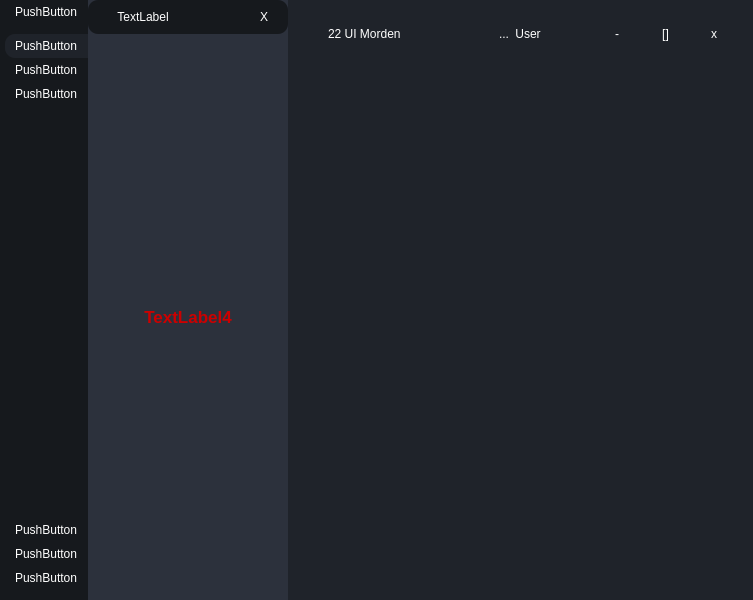
<?xml version="1.0" encoding="UTF-8"?>
<ui version="4.0">
 <class>MainWindow</class>
 <widget class="QMainWindow" name="MainWindow">
  <property name="geometry">
   <rect>
    <x>0</x>
    <y>0</y>
    <width>753</width>
    <height>600</height>
   </rect>
  </property>
  <property name="windowTitle">
   <string>MainWindow</string>
  </property>
  <widget class="QWidget" name="centralwidget">
   <property name="styleSheet">
    <string notr="true">* {
border: none;
background-color: transparent;
background: transparent;
padding: 0;
margin: 0;
color: #fff;
}

#centralwidget {
background-color: #1f232a;

}
#widget_3 {
background-color: #16191d;
}
#widget_3 QPushButton {
	text-align: left;
padding: 5px 10px;
border-top-left-radius: 10px;
border-bottom-left-radius: 10px;
}
#widget_4 {
background-color: #2c313c;
}
#frame_4 {
background-color: #16191d;
padding: 5px 10px;
border-radius: 10px;
}
</string>
   </property>
   <layout class="QHBoxLayout" name="horizontalLayout">
    <property name="spacing">
     <number>0</number>
    </property>
    <property name="leftMargin">
     <number>0</number>
    </property>
    <property name="topMargin">
     <number>0</number>
    </property>
    <property name="rightMargin">
     <number>0</number>
    </property>
    <property name="bottomMargin">
     <number>0</number>
    </property>
    <item alignment="Qt::AlignLeft">
     <widget class="QWidget" name="widget" native="true">
      <layout class="QVBoxLayout" name="verticalLayout">
       <property name="spacing">
        <number>0</number>
       </property>
       <property name="leftMargin">
        <number>0</number>
       </property>
       <property name="topMargin">
        <number>0</number>
       </property>
       <property name="rightMargin">
        <number>0</number>
       </property>
       <property name="bottomMargin">
        <number>0</number>
       </property>
       <item alignment="Qt::AlignLeft">
        <widget class="QWidget" name="widget_3" native="true">
         <layout class="QVBoxLayout" name="verticalLayout_2">
          <property name="spacing">
           <number>0</number>
          </property>
          <property name="leftMargin">
           <number>5</number>
          </property>
          <property name="topMargin">
           <number>0</number>
          </property>
          <property name="rightMargin">
           <number>0</number>
          </property>
          <property name="bottomMargin">
           <number>0</number>
          </property>
          <item alignment="Qt::AlignTop">
           <widget class="QFrame" name="frame">
            <property name="frameShape">
             <enum>QFrame::StyledPanel</enum>
            </property>
            <property name="frameShadow">
             <enum>QFrame::Raised</enum>
            </property>
            <layout class="QVBoxLayout" name="verticalLayout_5">
             <property name="spacing">
              <number>0</number>
             </property>
             <property name="leftMargin">
              <number>0</number>
             </property>
             <property name="topMargin">
              <number>0</number>
             </property>
             <property name="rightMargin">
              <number>0</number>
             </property>
             <property name="bottomMargin">
              <number>0</number>
             </property>
             <item>
              <widget class="QPushButton" name="pushButton">
               <property name="text">
                <string>PushButton</string>
               </property>
              </widget>
             </item>
            </layout>
           </widget>
          </item>
          <item alignment="Qt::AlignVCenter">
           <widget class="QFrame" name="frame_2">
            <property name="sizePolicy">
             <sizepolicy hsizetype="Preferred" vsizetype="Preferred">
              <horstretch>0</horstretch>
              <verstretch>0</verstretch>
             </sizepolicy>
            </property>
            <property name="frameShape">
             <enum>QFrame::StyledPanel</enum>
            </property>
            <property name="frameShadow">
             <enum>QFrame::Raised</enum>
            </property>
            <layout class="QVBoxLayout" name="verticalLayout_3">
             <property name="spacing">
              <number>0</number>
             </property>
             <property name="leftMargin">
              <number>0</number>
             </property>
             <property name="topMargin">
              <number>10</number>
             </property>
             <property name="rightMargin">
              <number>0</number>
             </property>
             <property name="bottomMargin">
              <number>10</number>
             </property>
             <item>
              <widget class="QPushButton" name="pushButton_2">
               <property name="styleSheet">
                <string notr="true">background-color: #1f232a;</string>
               </property>
               <property name="text">
                <string>PushButton</string>
               </property>
              </widget>
             </item>
             <item>
              <widget class="QPushButton" name="pushButton_3">
               <property name="text">
                <string>PushButton</string>
               </property>
              </widget>
             </item>
             <item>
              <widget class="QPushButton" name="pushButton_4">
               <property name="text">
                <string>PushButton</string>
               </property>
              </widget>
             </item>
            </layout>
           </widget>
          </item>
          <item>
           <spacer name="verticalSpacer">
            <property name="orientation">
             <enum>Qt::Vertical</enum>
            </property>
            <property name="sizeHint" stdset="0">
             <size>
              <width>20</width>
              <height>40</height>
             </size>
            </property>
           </spacer>
          </item>
          <item alignment="Qt::AlignBottom">
           <widget class="QFrame" name="frame_3">
            <property name="frameShape">
             <enum>QFrame::StyledPanel</enum>
            </property>
            <property name="frameShadow">
             <enum>QFrame::Raised</enum>
            </property>
            <layout class="QVBoxLayout" name="verticalLayout_4">
             <property name="spacing">
              <number>0</number>
             </property>
             <property name="leftMargin">
              <number>0</number>
             </property>
             <property name="topMargin">
              <number>10</number>
             </property>
             <property name="rightMargin">
              <number>0</number>
             </property>
             <property name="bottomMargin">
              <number>10</number>
             </property>
             <item>
              <widget class="QPushButton" name="pushButton_5">
               <property name="text">
                <string>PushButton</string>
               </property>
              </widget>
             </item>
             <item>
              <widget class="QPushButton" name="pushButton_6">
               <property name="text">
                <string>PushButton</string>
               </property>
              </widget>
             </item>
             <item>
              <widget class="QPushButton" name="pushButton_7">
               <property name="text">
                <string>PushButton</string>
               </property>
              </widget>
             </item>
            </layout>
           </widget>
          </item>
         </layout>
        </widget>
       </item>
      </layout>
     </widget>
    </item>
    <item alignment="Qt::AlignLeft">
     <widget class="QWidget" name="widget_4" native="true">
      <layout class="QVBoxLayout" name="verticalLayout_7">
       <property name="spacing">
        <number>0</number>
       </property>
       <property name="leftMargin">
        <number>0</number>
       </property>
       <property name="topMargin">
        <number>0</number>
       </property>
       <property name="rightMargin">
        <number>0</number>
       </property>
       <property name="bottomMargin">
        <number>0</number>
       </property>
       <item>
        <widget class="QWidget" name="widget_5" native="true">
         <property name="minimumSize">
          <size>
           <width>200</width>
           <height>0</height>
          </size>
         </property>
         <layout class="QVBoxLayout" name="verticalLayout_11">
          <property name="spacing">
           <number>0</number>
          </property>
          <property name="leftMargin">
           <number>0</number>
          </property>
          <property name="topMargin">
           <number>0</number>
          </property>
          <property name="rightMargin">
           <number>0</number>
          </property>
          <property name="bottomMargin">
           <number>0</number>
          </property>
          <item>
           <widget class="QFrame" name="frame_4">
            <property name="frameShape">
             <enum>QFrame::StyledPanel</enum>
            </property>
            <property name="frameShadow">
             <enum>QFrame::Raised</enum>
            </property>
            <layout class="QHBoxLayout" name="horizontalLayout_2">
             <property name="spacing">
              <number>0</number>
             </property>
             <property name="leftMargin">
              <number>0</number>
             </property>
             <property name="topMargin">
              <number>0</number>
             </property>
             <property name="rightMargin">
              <number>0</number>
             </property>
             <property name="bottomMargin">
              <number>0</number>
             </property>
             <item>
              <widget class="QLabel" name="label">
               <property name="styleSheet">
                <string notr="true">color: #fff;
padding: 5px 10px;</string>
               </property>
               <property name="text">
                <string>TextLabel</string>
               </property>
               <property name="alignment">
                <set>Qt::AlignCenter</set>
               </property>
              </widget>
             </item>
             <item alignment="Qt::AlignRight">
              <widget class="QPushButton" name="pushButton_8">
               <property name="styleSheet">
                <string notr="true">padding: 5px 10px;</string>
               </property>
               <property name="text">
                <string>X</string>
               </property>
              </widget>
             </item>
            </layout>
           </widget>
          </item>
          <item>
           <widget class="QStackedWidget" name="stackedWidget">
            <property name="styleSheet">
             <string notr="true">color: rgb(204, 0, 0);</string>
            </property>
            <property name="currentIndex">
             <number>1</number>
            </property>
            <widget class="QWidget" name="page_3">
             <layout class="QVBoxLayout" name="verticalLayout_8">
              <item>
               <widget class="QLabel" name="label_2">
                <property name="font">
                 <font>
                  <pointsize>13</pointsize>
                  <weight>75</weight>
                  <bold>true</bold>
                 </font>
                </property>
                <property name="text">
                 <string>TextLabel</string>
                </property>
                <property name="alignment">
                 <set>Qt::AlignCenter</set>
                </property>
               </widget>
              </item>
             </layout>
            </widget>
            <widget class="QWidget" name="page_5">
             <layout class="QVBoxLayout" name="verticalLayout_10">
              <item>
               <widget class="QLabel" name="label_4">
                <property name="font">
                 <font>
                  <pointsize>13</pointsize>
                  <weight>75</weight>
                  <bold>true</bold>
                 </font>
                </property>
                <property name="text">
                 <string>TextLabel4</string>
                </property>
                <property name="alignment">
                 <set>Qt::AlignCenter</set>
                </property>
               </widget>
              </item>
             </layout>
            </widget>
            <widget class="QWidget" name="page_4">
             <layout class="QVBoxLayout" name="verticalLayout_9">
              <item>
               <widget class="QLabel" name="label_3">
                <property name="font">
                 <font>
                  <pointsize>13</pointsize>
                  <weight>75</weight>
                  <bold>true</bold>
                 </font>
                </property>
                <property name="text">
                 <string>TextLabel3</string>
                </property>
                <property name="alignment">
                 <set>Qt::AlignCenter</set>
                </property>
               </widget>
              </item>
             </layout>
            </widget>
           </widget>
          </item>
         </layout>
        </widget>
       </item>
      </layout>
     </widget>
    </item>
    <item>
     <widget class="QWidget" name="widget_2" native="true">
      <property name="sizePolicy">
       <sizepolicy hsizetype="Expanding" vsizetype="Preferred">
        <horstretch>0</horstretch>
        <verstretch>0</verstretch>
       </sizepolicy>
      </property>
      <property name="styleSheet">
       <string notr="true"/>
      </property>
      <layout class="QVBoxLayout" name="verticalLayout_6">
       <item alignment="Qt::AlignTop">
        <widget class="QWidget" name="widget_6" native="true">
         <layout class="QHBoxLayout" name="horizontalLayout_4">
          <item alignment="Qt::AlignLeft">
           <widget class="QFrame" name="frame_5">
            <property name="frameShape">
             <enum>QFrame::StyledPanel</enum>
            </property>
            <property name="frameShadow">
             <enum>QFrame::Raised</enum>
            </property>
            <layout class="QHBoxLayout" name="horizontalLayout_6">
             <item>
              <widget class="QLabel" name="label_5">
               <property name="maximumSize">
                <size>
                 <width>24</width>
                 <height>24</height>
                </size>
               </property>
               <property name="text">
                <string/>
               </property>
               <property name="pixmap">
                <pixmap>../PartEight/icon/submission.png</pixmap>
               </property>
               <property name="scaledContents">
                <bool>true</bool>
               </property>
              </widget>
             </item>
             <item>
              <widget class="QLabel" name="label_6">
               <property name="text">
                <string>22 UI Morden</string>
               </property>
              </widget>
             </item>
            </layout>
           </widget>
          </item>
          <item alignment="Qt::AlignHCenter">
           <widget class="QFrame" name="frame_6">
            <property name="frameShape">
             <enum>QFrame::StyledPanel</enum>
            </property>
            <property name="frameShadow">
             <enum>QFrame::Raised</enum>
            </property>
            <layout class="QHBoxLayout" name="horizontalLayout_5">
             <item>
              <widget class="QPushButton" name="pushButton_13">
               <property name="text">
                <string>...</string>
               </property>
              </widget>
             </item>
             <item>
              <widget class="QPushButton" name="pushButton_12">
               <property name="text">
                <string>User</string>
               </property>
               <property name="icon">
                <iconset>
                 <normaloff>../PartEight/icon/addbook.png</normaloff>../PartEight/icon/addbook.png</iconset>
               </property>
              </widget>
             </item>
            </layout>
           </widget>
          </item>
          <item>
           <widget class="QFrame" name="frame_7">
            <property name="maximumSize">
             <size>
              <width>16777215</width>
              <height>16777215</height>
             </size>
            </property>
            <property name="layoutDirection">
             <enum>Qt::LeftToRight</enum>
            </property>
            <property name="frameShape">
             <enum>QFrame::StyledPanel</enum>
            </property>
            <property name="frameShadow">
             <enum>QFrame::Raised</enum>
            </property>
            <layout class="QHBoxLayout" name="horizontalLayout_3">
             <property name="leftMargin">
              <number>0</number>
             </property>
             <property name="topMargin">
              <number>0</number>
             </property>
             <property name="rightMargin">
              <number>0</number>
             </property>
             <property name="bottomMargin">
              <number>0</number>
             </property>
             <item>
              <widget class="QPushButton" name="pushButton_9">
               <property name="text">
                <string>-</string>
               </property>
              </widget>
             </item>
             <item>
              <widget class="QPushButton" name="pushButton_11">
               <property name="text">
                <string>[]</string>
               </property>
              </widget>
             </item>
             <item>
              <widget class="QPushButton" name="pushButton_10">
               <property name="text">
                <string>x</string>
               </property>
              </widget>
             </item>
            </layout>
           </widget>
          </item>
         </layout>
        </widget>
       </item>
       <item>
        <widget class="QWidget" name="widget_7" native="true"/>
       </item>
      </layout>
     </widget>
    </item>
   </layout>
  </widget>
 </widget>
 <resources/>
 <connections/>
</ui>
